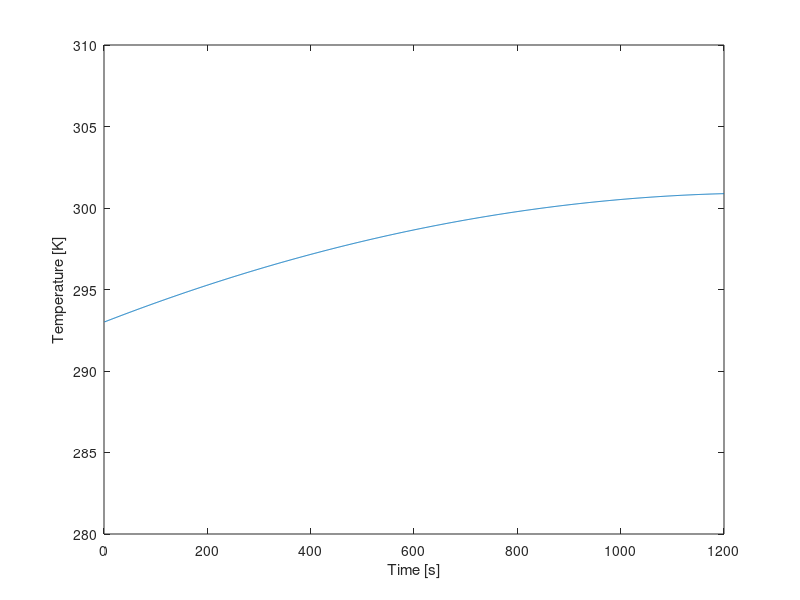

Source code (MATLAB):
clear all, close all, clc
%% Setup
% This section contains the parameters of the setup (start of cycle)
i=1;                     %Value for plot
T_0 = 293;              %Starting temperature in [K], assumed for all fluids, gasses and materials
T_water = 293;              %Starting temperature water in [K]
T_al = 293;                 %Starting temperature aluminium in [K]
T_cu = 293;                 %Starting temperature copper in [K]
T_pvc = 293;                %Starting temperature PVC in [K]
T_pur = 293;                %Starting temperature polyurethane in [K]
T_air = 293;                %Starting temperature internal air in [K]
T_amb = 293;                %Starting temperature ambient (outside) air in [K]
t = 1;                      %Time at the start [s]
t_final=1200;               %Time at end cycle [s]
%% First order variables
%This section contains the properties and constants of the materials, but also fixed variables of the setup
%Copper tubing
r_inner_cu = 0.004;     %Inner radius copper tube [m]
r_outer_cu = 0.006;     %Outer radius copper tube [m]
roughness_cu = 0.0015;  %Pipe roughness [m]
length_cu = 6.85;       %Length copper tube [m]
epsilon_cu = 0.05;      %Emissivity copper [-]
rho_cu = 8960;          %Density copper [kg/m^3]
c_cu = 386;             %Specific heat copper [J/kg K]
k_cu = 400;             %Thermal conductivity copper [W/(m K)]
%PVC tubing
hsv_pvc_d = 0.0022;     %Thickness of the HSV PCV [m]
r_outer_pvc = 0.055;    %Outer radius PVC tube [m]
r_inner_pvc = r_outer_pvc - hsv_pvc_d ;   %Inner radius PVC tube [m]
r_outer_double_pvc = r_outer_pvc + hsv_pvc_d; %Outer Radius of double-layered PVC tube (near endcaps) [m]
length_pvc = 0.130;     %Length/Height PVC tube [m] (this was shown to be slightly longer during first building phase with no real means to cut it down to 0.125m)
length_cap_pvc = 0.034; %Length/Height of a PVC Endcap [m]
epsilon_pvc = 0.9;      %Emissivity PVC [-]
rho_pvc = 1330;         %Density PVC [kg/m^3]
k_pvc = 0.19;           %Thermal conductivity PVC [W/(m K)]
d_air_endcap = 0.01;    %Distance between Kingspan Therma and the PVC endcap. Used to determine therma resistance
%Polyurethane tubing
r_inner_pur = 0.004;    %Inner radius polyurethane tube [m]
r_outer_pur = 0.006;    %Outer radius polyurathane tube [m]
d_pur = 0.002;          %Wall Thickness polyurthane tube [m]
length_pur = 6;         %Length polyurethane tube [m]
epsilon_pur = 0.9;      %Emissivity polyurethane [-]
k_pur = 0.13;           %Thermal conducitivity polyurethane [W/(m K)]
%Aluminium plate
A_al = 1.085;           %Area aluminium plate [m^2]
epsilon_paint = 0.95;   %Emissivity black acrylic paint [-]
rho_al = 2700;          %Density aluminium [kg/m^3]
d_al = 0.002;           %thickness aluminium plate [m]
k_al = 237;             %Thermal conductivity aluminium [W/(m K)]
c_al = 900;             %Specific heat aluminium [J/kg K]
%Water
rho_water_20C = 998;    %Density water at 20C [kg/m^3]
c_water = 4148;         %Specific heat water [J/kg K]
%Air
rho_air = 1.29;         %Density air at 20C [kg/m^3]
c_air = 1006;           %Specific heat air [J/kg K]
k_air = 0.5;             %Placeholder
%General Setup Wood Properties
k_wood = 0.12;       %Thermal Conductivity of Pinewood [W/m k]                       
d_wood = 0.054;      %Wood border thcikness [m], simplification, in reality 2 mm air pocket within 
A_wood = 0.3107;     %Inner Surface Area wood layer [m], slight simplification
%Kingspan Insulation Properties
ks_k = 0.022;     % Thermal Conductivity Kingspan insulation layer[W/(m*k)]
ks_d = 0.04;      % thickness of Kingspan insulation layer [m]
ks_spacer_d = 0.01; % Thickness of a single Kingspan spacer layer [m]
%Other
sigma = 5.67*10^-8;     %Stefan Boltzmann constant [W/(m^2 K^4)]
flowrate = 3/60000;     %Flowrate pump [m^3/s]
E = 1000;               %Irradiance artificial sun [W/m^2]

%% Second order variables

%Copper tube
A_outer_cu = 2 * pi * r_outer_cu * length_cu;       %Outer surface area copper tube [m^2]
A_inner_cu = 2 * pi * r_inner_cu * length_cu;       %Inner surface area copper tube [m^2]
A_exposed_cu = A_outer_cu/2;

V_cu = pi * r_inner_cu^2 * length_cu;               %Inner volume copper tube [m^3]
M_cu = V_cu * rho_cu;

%Surface areas and volume PVC tube
A_outer_pvc = 2 * pi * r_outer_pvc * length_pvc;    %Outer area PVC tube [m^2]
A_inner_pvc = 2 * pi * r_inner_pvc * length_pvc;    %Inner area PVC tube [m^2]

V_pvc = pi * r_inner_pvc^2 * length_pvc;            %Inner volume PVC tube [m^3]

%Surface areas and volume Polyurethane Tubing
A_outer_pur = 2 * pi * r_outer_pur * length_pur;    %Outer area Polyurethane Tubing [m^2]
A_inner_pur = 2 * pi * r_inner_pur * length_pur;    %Inner area Polyurethane Tubing [m^2]

V_pur = pi * r_inner_pur^2 * length_pur;            %Inner volume Polyurethane Tubing [m^3]

%Aluminium plate
V_al = A_al*0.002;                                  %Volume aluminium plate [m^3]
M_al = rho_al*V_al;                                 %Mass aluminium plate [kg]

%The following values are lifted from the earlier matlab model and are used to calculate (average) surface area of the Kingspan Insulation.
hsv_al_width = 0.04017;                                                                % Width of Aluminum Tape reflector section, [m]
hsv_therma_width_in = (hsv_al_width + (2*(sind(18)*0.010)));                           %'width' of kingspan therma plate on the inside, [m]
hsv_therma_width_out = (hsv_al_width + (2*(sind(18)*0.010))) + 2*(tand(18)*ks_d);      %'width' of kingspan therma plate on the outside, [m]
hsv_therma_a_in = length_pvc * hsv_therma_width_in;                                    %Area of kingspan therma plate on inside, [m^2]
hsv_therma_a_out = length_pvc * (hsv_therma_width_out);                                %Area of kingspan therma plate on outside, [m^2]
hsv_therma_a_avg = (hsv_therma_a_out + hsv_therma_a_in)/2;                             %Surface area in middle of therma plate, [m^2]

%The Heat Storage Vessel is seperated into two parts: one for the parts with overlap of endcaps and one for the part without 
pvc_ec_inner_length = length_cap_pvc - hsv_pvc_d;                                                       %Inner length of PVC Endcap [m]
hsv_pvc_a_single = (length_cap_pvc - (pvc_ec_inner_length * 2)) * ((r_inner_pvc+r_outer_pvc)/2) * 2 * pi; %Average PVC Surface Area for Heat Storage Vessel section without overlap [m]
hsv_pvc_a_double = (pvc_ec_inner_length * 2) * ((pvc_ec_inner_length+r_outer_double_pvc)/2) * 2 * pi;         %Average PVC Surface Area for Heat Storage Vessel sections with overlap [m]
pvc_ec_a = (r_outer_pvc)^2 * pi;                                                                         %Surface area of a single endcap, [m^2]

% Air Insulation Values
% The following values, once again lifted from the earlier model, aim at extracting helpfull values for calculation of the resistive properties of air in between the HSV and its insulation.
% These values are simplified estimations.
hsv_air_avgdist1 = ((0.010+0.00795)/2)*((length_pvc - (pvc_ec_inner_length * 2))/length_pvc) + ((0.0078+0.00575)/2)*((pvc_ec_inner_length * 2)/length_pvc); %Average distance of the heat reflector to the outer wall of the PVC body [m], USES PRE CALCULATED VALUES.  Accounts for the double layer PVC near the endcap, [m]
hsv_air_avg_a1 = length_pvc * (hsv_al_width - (2*(sind(18)*0.005)));                                                                                                                %Surface area at the average point between pvc and reflector [m^2], (TODO implement avgdist 1)
hsv_air_avgdist2 = 0.00905;                                                                                                                                                             %Average distance between reflector and kingspan therma plate [m]
hsv_air_avg_a2 = length_pvc * (hsv_al_width + (2*(sind(18)*0.005)));                                                                                                                %Surface are at the average point between reflector and kingspan therma [m^2], (TODO implement avgdist 2)
    
%Aluminum Reflector Tape Properties
d_al_t = 0.0001;                            % Thickness of an aluminum reflector segment [m]
a_al_t = hsv_al_width * length_pvc;         % Area of a single heat reflector element. 10 are present in total [m^2]
    
% Convective heat transfer coefficients
h_air = 10;         %CVTH of still air [W/(m^2 K)], PLACEHOLDER
h_water = 0.5;      %CVTH of water [W/(m^2 K)], PLACEHOLDER
h_pvc = 0.5;        %CVTH PVC [W/(m^2 K)], PLACHEOLDER
h_al = 0.05;        %CVTH aluminium [W/(m^2 K)]
h_kingspan = 0.05;   %CTVH of Kingspan-Therma insulation [W/(m^2 K)], PLACEHOLDER
h_pur = 0.5;        %CVTH of Polyurethane [W/(m^2 K)], PLACEHOLDER            
%Radiative heat transfer coefficients
h_r_pvc = 0.1;       %RDTH of pvc [W/(m^2 K)], PLACEHOLDER
h_r_al = 0.08;       %RDTH of aluminium-foil [W/(m^2 K)], PLACEHOLDER (but value is uncertain within a certain range) 
h_r_Kingspan = 0.08;  %RDTH of Kingspan-Therma insulation [W/(m^2 K)], PLACEHOLDER
h_r_pur = 0.5;       %RDTH of Polyurethane [W/(m^2 K)], PLACEHOLDER
%Overall Heat Transfer Coefficients, (may change due to change in CVTH)
U_cu = 1700;         %OHTC water in copper [W/(m^2 K)] TODO check this, has large influence on final temp
U_pur = 120.76;      %OHTC water in polyurethane [W/(m^2 K)]
U_pvc = 4.21;       %OHTC water in PVC [W/(m^2 K)]
%Other
V_system = V_cu+V_pvc+V_pur;                  %Volume of system  

%     R_a_cd = (log(r_outer_pvc / r_inner_pvc))/(2*pi * length_pvc * k_pvc); %Conductive transfer through pvc
%     R_a_cv = 1/(h_pvc* (hsv_pvc_a_single+hsv_pvc_a_double)); %Convection into air from pvc
%     R_b_cd = hsv_air_avgdist1 / (k_air * (10*hsv_air_avg_a1));  %Conduction through first still air pocket. simplified, assuming no convection.
%     R_c_r = (10*a_al_t) * (h_r_al * h_al); %Radiation transfer into aluminum reflector CHECK THIS
%     R_d_cd = d_al_t / (k_al * (10 * a_al_t) * length_pvc); %placeholder. Conduction through aluminum reflector. remember to account for the 10 panels
%     R_d_cv = 1/((10*a_al_t) * h_al); %Convection from Aluminum plate into second air pocket
%     R_d_r = R_c_r;                                                          %Radiation into second air pocket
%     R_e_cd = hsv_air_avgdist2 / (k_air * (10*hsv_air_avg_a2));              %Conduction through second still air pocket
%     R_e_cv = (10*hsv_therma_a_in) * (h_Kingspan + h_r_Kingspan);            %Convection into kingspan
%     R_f_cd = ks_d * (ks_k * hsv_therma_a_avg * 10);                         %Conduction through kingspan
%     R_f_cv = (10*hsv_therma_a_out) * (h_r_Kingspan + h_Kingspan);           %Convection to outside
%Simplified without radiation
R_a = 1/((1/(h_pvc*(hsv_pvc_a_single+hsv_pvc_a_double))) + (log(r_outer_pvc/r_inner_pvc)/(2*pi*length_pvc*k_pvc))); %Convection from PVC into first air pocket, And conduction through PVC.
R_b = hsv_air_avgdist1 / (k_air * (10*hsv_air_avg_a1)); %Conduction through first air pocket
R_c = 1/((1/(h_al*(10*a_al_t))) + (d_al_t/k_al*(10*a_al_t))); %Convection from reflector to second air pocket, And conduction through reflector.
R_d = hsv_air_avgdist2 / (k_air * (10*hsv_air_avg_a2)); %Conduction through second air pocket
R_e = 1/((1/(h_kingspan*(10*hsv_therma_a_avg))) + (ks_d/(ks_k*(10*hsv_therma_a_avg)))); %Convection from Kingspan Therma to ambient, And conduction through Kingspan Therma.    
R_hsv_radial = R_a + R_b + R_c + R_d + R_e;
%Endcap (Assumed single endcap here. Second one will be accounted for in R_hsv_endcaps)
R_z = 1/((1/(k_pvc*pvc_ec_a)) + (hsv_pvc_d/(k_pvc*pvc_ec_a)));          %Convection from PVC into air gap, and conduction through pvc.
R_y = d_air_endcap/(k_air * pvc_ec_a);                                  %Conduction through air gap
R_x = 1/((1/(h_kingspan*pvc_ec_a)) + (ks_d/(ks_k*pvc_ec_a)));           %Convection from Kingspan Therma into outside atmosphere, and conduction through Kingspan Therma
R_hsv_endcaps = 1/((R_z + R_y + R_x) + (R_z + R_y + R_x));              %Total Equivalent Thermal resistance of both endcaps
R_hsv = 1/(1/R_hsv_radial + 1/R_hsv_endcaps);


%misc thermal resistance (taken out of loop)
R_al = d_al/(k_al * A_al);                    %Thermal resistance aluminium plate 
R_sol_air = 0.1;                                %Conductive thermal resistance air, PLACEHOLDER 
R_sol_wood = d_wood/(k_wood * A_wood) ;       %Conductive thermal resistance wood setup    
    
%Empty Arrays
T_air = repmat(T_0, 1,t_final);
T_cu = repmat(0, 1,t_final);
T_al = repmat(0, 1,t_final);
T_water = repmat(0, 1,t_final);
T_pvc = repmat(0, 1,t_final);
T_pur = repmat(0, 1,t_final);
T_0 = repmat(T_0, 1,t_final);


%% Plotting info
for i = 1:t_final
    %Water
    %rho_water = (999.83953 + 16.945176 * (1.00024*T_water) - 7.9870401*10^-3 * (1.00024*T_water)^3 - 46.17046*10^-6* (1.00024*T_water)^3 +105.56302*10^-9 * (1.00024*T_water)^4 - 280.54253*10^-12 * (1.00024*T_water)^5)/(1+16.897850*10^-3 * (1.00024*T_water));   %Density water
    M_water = V_system*rho_water_20C;       %Volume of water inside system
    
    %%Solar collector
    Q_rad_cu = E*length_cu*(r_outer_cu*2 * pi)*epsilon_paint;            %Heat addition radiation on copper tube [W]
    Q_rad_al = E*A_al*epsilon_paint;                                %Heat addition radiation on aluminium plate [W]
    Q_loss_conv_al = h_air*A_al*(T_al(i)-T_air(i));                      %Heat loss convection aluminium plate [W]
    Q_loss_cond_al_cu = k_cu* A_exposed_cu*(T_al(i)-T_cu(i))/(r_outer_cu*2-r_inner_cu*2);  %dit klopt niet hlml maar weten A tussen plaat en buis niet %Heat loss conduction aluminium plate [W]
    Q_lossconv(i)= Q_loss_conv_al;
    Q_losscond(i)= Q_loss_cond_al_cu;
    Q_loss_cond_al = (T_al(i)-T_air(i))/R_al ;                                                              %Heat loss convection aluminium plate (other direction)
    Q_losscond_al(i) = Q_loss_cond_al;                        
    Q_loss_rad_cu = sigma * epsilon_paint * A_outer_cu* (T_cu(i)^4 - T_air(i)^4);    %Heat loss radiation copper tube [W]
    Q_loss_rad_al = sigma * epsilon_paint * A_al * (T_al(i)^4- T_air(i)^4);          %Heat loss radiation aluminium plate [W]
    %Q_losscu(i)= Q_loss_rad_cu;
    %Q_lossal(i)= Q_loss_rad_al; 
    %Temperature al and cu
    T_al(i)=T_al(i)+(Q_rad_al + 0.01*(-Q_loss_conv_al-Q_loss_cond_al-Q_loss_rad_al)) / (M_al*c_al);  %Temperature of the aluminium plate [K]
    T_cu(i)=T_cu(i)+(Q_rad_cu + 0.01*(-Q_loss_rad_cu-Q_loss_cond_al_cu)) / (M_cu*c_cu);              %Temperature of the copper tube
    
    %Convective heat transfer to system liquid
    Q_conv_cu = U_cu * A_outer_cu * (sum(T_cu) - T_water(i));        %Convection copper-water
    
    %Temperature water - Copper - add
    T_water(i) = T_0(i)+(Q_conv_cu/(M_water*c_water));      %Final temperature water [K]
    
    %Heat Storage Vessel - loss
    Q_loss_hsv(i) = (T_water(i)-T_amb)/R_hsv ;           %Heat loss hsv
    T_water(i) = T_water(i)-(sum(Q_loss_hsv)/(M_water*c_water));      %Final temperature water [K]
    
    %Plotting steps code
    y(i) = T_water(i); %Inserts current temp into its respective place in y for plotting
    t = t + 1;          % 1 stands for 1 step for time
    x(i) = i;           % time is on x axis
    i = i + 1;          % 1 step added for plot
end
%% Actual plot
plot(x,y);
xlim([0, t_final]);
ylim([280, 310]);
xlabel('Time [s]');
ylabel('Temperature [K]');
